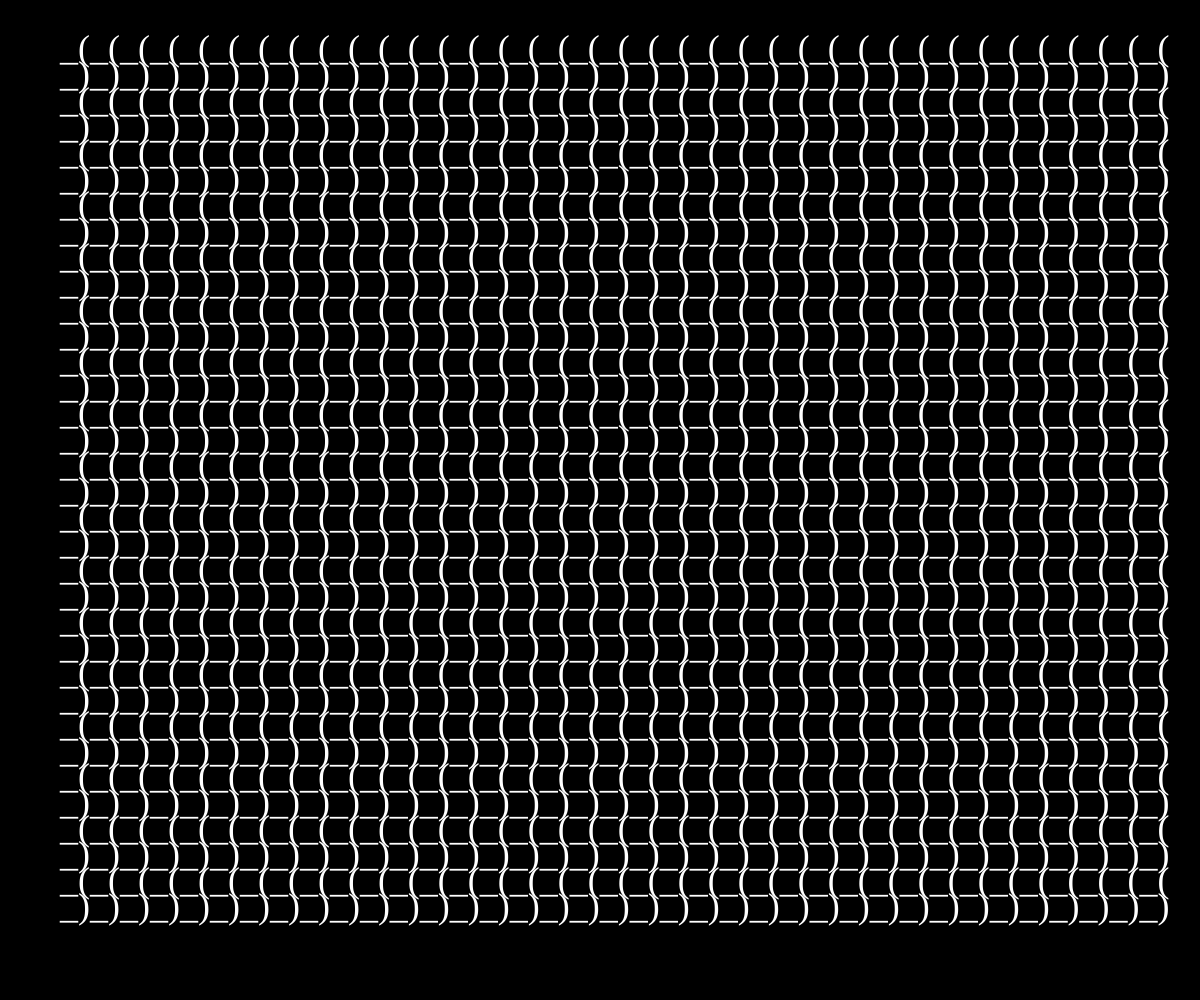
Frame 1 (no input)
Frame 2 (the mouse pressed at the canvas centre, redrawn once): identical to frame 1, image omitted

The p5.js sketch that drew this single still picture (run headless with seeded random() and noise() and a simulated clock; the mouse was pressed at the canvas centre and the sketch redrawn once):

// p5.js sketch
// ── sketch.js
/*
    title: 
    author: LenaMK
    date: 2025-04-29
    description: remédiation de l'Étude (parentèses et tiret en bas) d'AA réalisée à la machine écrire
*/

var largeur, hauteur
var texteHeight, texteWidth, fontSize
var font = "Typewriter Font"


var margins

function setup() { 
    colorMode(HSB, 360, 100, 100, 250);
    

    createCanvas(windowWidth, windowHeight); 
    margins = windowWidth*0.05
    largeur = windowWidth-margins
    hauteur = windowHeight-margins

    fontSize = 36
    textSize (fontSize)
    textFont(font) 

    texteHeight = textAscent()-6
    texteWidth = textWidth("_)")


    noLoop();

} 
   
   

function draw() { 
     

    fill(0, 0, 100);
    background(0, 0, 0)
    
   
    let line = true; 
    let alternate = false;


    for (let y = margins; y < hauteur; y += texteHeight){
        //line or  y height

        for ( let x = margins; x < largeur; x += texteWidth){ 
            // column or x position
            
            if (alternate)
                text("_)", x, y)
            else
                text("_(", x, y)
        }

        alternate = !alternate

    }    

    //end of frame

} 


function windowResized() {
    resizeCanvas(windowWidth, windowHeight);
    reload();
}
